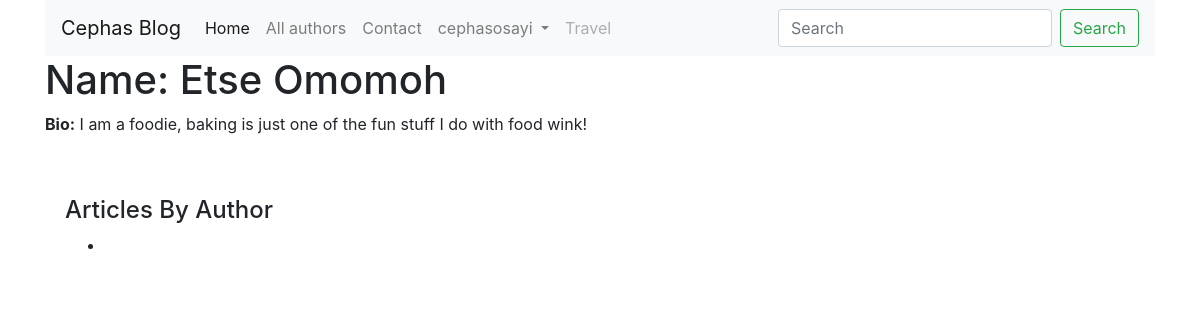
The app's page /blog/authors/1 (signed in) with its own data.
### blog/models.py (models this page shows, shortened)
class Author(models.Model):
	first_name =  models.CharField(max_length=100)
	last_name = models.CharField(max_length=100)
	bio = models.TextField(max_length=1000)
	class Meta:
		ordering = ['last_name', 'first_name']

### blog/views.py (the view)
# urls.py: path('authors/<int:pk>', AuthorDetailView.as_view(), name='author-detail'),
class AuthorDetailView(generic.DetailView):
	models = Author
	context_object_name = 'author'
	queryset = Author.objects.all()

### blog/templates/blog/author_detail.html (shortened to what this page needs)
{% extends "base_template.html" %}
{% block content %}
  <h1>Name: {{ author.first_name }} {{ author.last_name}}</h1>
  <p><strong>Bio:</strong> {{ author.bio }}</p>
<br>
  <div style="margin-left:20px;margin-top:20px">
    <h4>Articles By Author</h4>
<ul>
    <li>{{ author.article }}</a>
</li>
</ul>
</div>
{% endblock %}

### blog/templates/navbar.html (shortened to what this page needs)
<nav class="navbar navbar-expand-lg navbar-light bg-light">
  <a class="navbar-brand" href="{% url 'blog' %}">Cephas Blog</a>
  <div class="collapse navbar-collapse" id="navbarSupportedContent">
    <ul class="navbar-nav mr-auto">
      <li class="nav-item active">
        <a class="nav-link" href="#">Home <span class="sr-only">(current)</span></a>
      </li>
      <li class="nav-item">
        <a class="nav-link" href="{% url 'authors' %}">All authors</a>
      </li>
      <li class="nav-item">
        <a class="nav-link" href="#">Contact</a>
      </li>
      <li class="nav-item dropdown">
        {% if user.is_authenticated %}
        <a class="nav-link dropdown-toggle" href="#" id="navbarDropdown" role="button" data-toggle="dropdown" aria-haspopup="true" aria-expanded="false">
         {{ user.get_username }}
        </a>
          {% else %}
          <a class="dropdown-item" href="{% url 'login'%}?next={{request.path}}">Login</a>
          {% endif %}
      </li>
      <li class="nav-item">
        <a class="nav-link disabled" href="#" tabindex="-1" aria-disabled="true">Travel</a>
      </li>
    </ul>
    <form class="form-inline my-2 my-lg-0">
      <input class="form-control mr-sm-2" type="search" placeholder="Search" aria-label="Search">
      <button class="btn btn-outline-success my-2 my-sm-0" type="submit">Search</button>
    </form>
  </div>
</nav>

### records on screen
Author: first_name "Etse", last_name "Omomoh", bio "I am a foodie, baking is just one of the fun stuff I do with food wink!"

### other values on screen
{{ user.get_username }} "cephasosayi"
